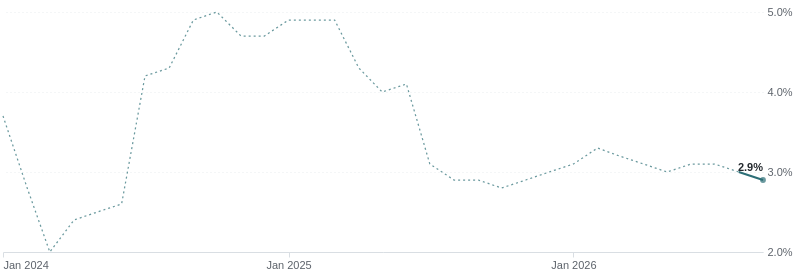

Source (Vega-Lite JSON):
### Vega-Lite specification from a JSON file in a GitHub repository (floating-point values rounded to 4 significant figures)
{"$schema": "https://vega.github.io/schema/vega-lite/v6.json", "width": 760, "height": 240, "padding": {"left": 0, "right": 0, "top": 6, "bottom": 0}, "data": {"values": [{"s": "HICP r/r", "role": "accent", "t": "2024-01", "v": 3.7, "ill": true, "joint": false, "prelim": false, "last": false}, {"s": "HICP r/r", "role": "accent", "t": "2024-02", "v": 2.8, "ill": true, "joint": false, "prelim": false, "last": false}, {"s": "HICP r/r", "role": "accent", "t": "2024-03", "v": 2, "ill": true, "joint": false, "prelim": false, "last": false}, {"s": "HICP r/r", "role": "accent", "t": "2024-04", "v": 2.4, "ill": true, "joint": false, "prelim": false, "last": false}, {"s": "HICP r/r", "role": "accent", "t": "2024-05", "v": 2.5, "ill": true, "joint": false, "prelim": false, "last": false}, {"s": "HICP r/r", "role": "accent", "t": "2024-06", "v": 2.6, "ill": true, "joint": false, "prelim": false, "last": false}, {"s": "HICP r/r", "role": "accent", "t": "2024-07", "v": 4.2, "ill": true, "joint": false, "prelim": false, "last": false}, {"s": "HICP r/r", "role": "accent", "t": "2024-08", "v": 4.3, "ill": true, "joint": false, "prelim": false, "last": false}, {"s": "HICP r/r", "role": "accent", "t": "2024-09", "v": 4.9, "ill": true, "joint": false, "prelim": false, "last": false}, {"s": "HICP r/r", "role": "accent", "t": "2024-10", "v": 5, "ill": true, "joint": false, "prelim": false, "last": false}, {"s": "HICP r/r", "role": "accent", "t": "2024-11", "v": 4.7, "ill": true, "joint": false, "prelim": false, "last": false}, {"s": "HICP r/r", "role": "accent", "t": "2024-12", "v": 4.7, "ill": true, "joint": false, "prelim": false, "last": false}, {"s": "HICP r/r", "role": "accent", "t": "2025-01", "v": 4.9, "ill": true, "joint": false, "prelim": false, "last": false}, {"s": "HICP r/r", "role": "accent", "t": "2025-02", "v": 4.9, "ill": true, "joint": false, "prelim": false, "last": false}, {"s": "HICP r/r", "role": "accent", "t": "2025-03", "v": 4.9, "ill": true, "joint": false, "prelim": false, "last": false}, {"s": "HICP r/r", "role": "accent", "t": "2025-04", "v": 4.3, "ill": true, "joint": false, "prelim": false, "last": false}, {"s": "HICP r/r", "role": "accent", "t": "2025-05", "v": 4, "ill": true, "joint": false, "prelim": false, "last": false}, {"s": "HICP r/r", "role": "accent", "t": "2025-06", "v": 4.1, "ill": true, "joint": false, "prelim": false, "last": false}, {"s": "HICP r/r", "role": "accent", "t": "2025-07", "v": 3.1, "ill": true, "joint": false, "prelim": false, "last": false}, {"s": "HICP r/r", "role": "accent", "t": "2025-08", "v": 2.9, "ill": true, "joint": false, "prelim": false, "last": false}, {"s": "HICP r/r", "role": "accent", "t": "2025-09", "v": 2.9, "ill": true, "joint": false, "prelim": false, "last": false}, {"s": "HICP r/r", "role": "accent", "t": "2025-10", "v": 2.8, "ill": true, "joint": false, "prelim": false, "last": false}, {"s": "HICP r/r", "role": "accent", "t": "2025-11", "v": 2.9, "ill": true, "joint": false, "prelim": false, "last": false}, {"s": "HICP r/r", "role": "accent", "t": "2025-12", "v": 3, "ill": true, "joint": false, "prelim": false, "last": false}, {"s": "HICP r/r", "role": "accent", "t": "2026-01", "v": 3.1, "ill": true, "joint": false, "prelim": false, "last": false}, {"s": "HICP r/r", "role": "accent", "t": "2026-02", "v": 3.3, "ill": true, "joint": false, "prelim": false, "last": false}, {"s": "HICP r/r", "role": "accent", "t": "2026-03", "v": 3.2, "ill": true, "joint": false, "prelim": false, "last": false}, {"s": "HICP r/r", "role": "accent", "t": "2026-04", "v": 3.1, "ill": true, "joint": false, "prelim": false, "last": false}, {"s": "HICP r/r", "role": "accent", "t": "2026-05", "v": 3, "ill": true, "joint": false, "prelim": false, "last": false}, {"s": "HICP r/r", "role": "accent", "t": "2026-06", "v": 3.1, "ill": true, "joint": false, "prelim": false, "last": false}, {"s": "HICP r/r", "role": "accent", "t": "2026-07", "v": 3.1, "ill": true, "joint": false, "prelim": false, "last": false}, {"s": "HICP r/r", "role": "accent", "t": "2026-08", "v": 3, "ill": false, "joint": true, "prelim": false, "last": false}, {"s": "HICP r/r", "role": "accent", "t": "2026-09", "v": 2.9, "ill": false, "joint": false, "prelim": false, "last": true}]}, "config": {"font": "Inter Variable, Plus Jakarta Sans, sans-serif", "view": {"stroke": null}, "axis": {"labelFont": "Inter Variable, Plus Jakarta Sans, sans-serif", "labelFontSize": 11, "labelColor": "#5D636B"}}, "encoding": {"x": {"field": "t", "type": "temporal", "title": null, "axis": {"format": "%b %Y", "tickCount": 3, "tickColor": "#D9DEE3", "domainColor": "#D9DEE3", "grid": false, "labelFlush": true}}, "y": {"field": "v", "type": "quantitative", "title": null, "scale": {"zero": false, "nice": true}, "axis": {"format": ".1f", "orient": "right", "gridColor": "#E8ECEF", "gridDash": [1, 3], "domain": false, "ticks": false, "tickCount": 3, "labelPadding": 4, "labelExpr": "datum.label + '%'"}}, "color": {"field": "role", "type": "nominal", "legend": null, "scale": {"domain": ["accent"], "range": ["#2C6E76"]}}}, "layer": [{"transform": [{"filter": "datum.ill || datum.joint"}], "mark": {"type": "line", "strokeWidth": 1.25, "strokeDash": [2, 3], "opacity": 0.7}, "encoding": {"detail": {"field": "s"}}}, {"transform": [{"filter": "!datum.ill"}], "mark": {"type": "line", "strokeWidth": 2}, "encoding": {"detail": {"field": "s"}}}, {"transform": [{"filter": "datum.last"}], "mark": {"type": "point", "filled": true, "size": 34, "strokeWidth": 1.5}, "encoding": {"fill": {"condition": {"test": "datum.prelim", "value": "white"}, "field": "role", "type": "nominal", "scale": {"domain": ["accent"], "range": ["#2C6E76"]}, "legend": null}}}, {"transform": [{"filter": "datum.last"}, {"calculate": "format(datum.v, '.1f') + '%'", "as": "lab"}], "mark": {"type": "text", "align": "right", "baseline": "bottom", "dy": -7, "fontSize": 11, "fontWeight": 600, "font": "Inter Variable, Plus Jakarta Sans, sans-serif"}, "encoding": {"text": {"field": "lab"}, "color": {"condition": {"test": "datum.role === 'context'", "value": "#5D636B"}, "value": "#24292E"}}}]}
